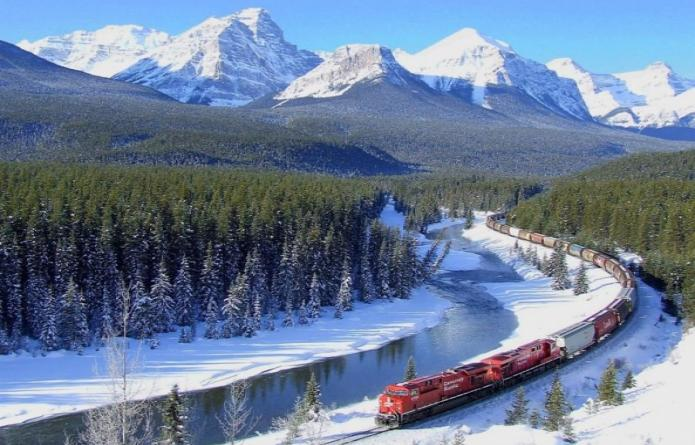
%> input picture clases/Clase2_Introducción/imagen.jpg, 695 x 445 px
$ octave --eval "result = colores(imread('../Clase2_Introducción/imagen.jpg'));"   (GNU Octave 9; MATLAB toolbox functions it lacks are replaced by stand-ins)
%> lines starting %> are read from the running program, lines starting %| are printed output that depends on the picture
### clases/Clase8_PlacaCarro/normaliza.m
function d = normaliza(c)

c = double(c);
c = c/max(c(:))*255;
d = uint8(c);
end

### clases/Clase8_PlacaCarro/colores.m
function [b1,y,s,r,k,b] = colores(a)

[fil, col, cap] = size (a);
%> fil = 445; col = 695; cap = 3
if cap == 1; return; end
a1 = reshape(a,[fil, col*cap]);
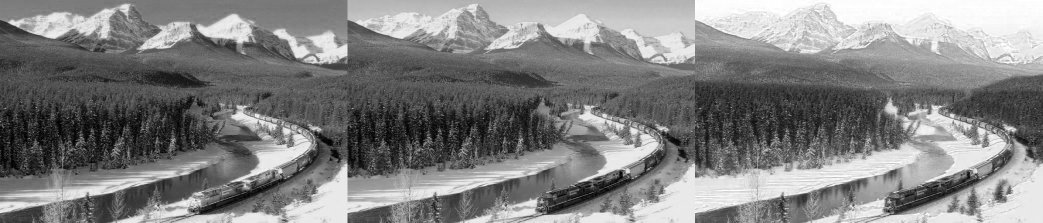
%> a1: size 445x2085 uint8 (shown at 1/2 size); min 0, max 255, mean 129.3
r = a(:,:,1);
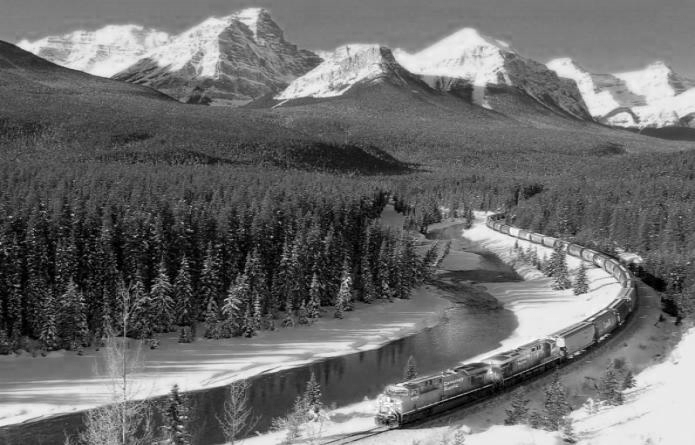
%> r: size 445x695 uint8; min 0, max 255, mean 108.1
a2 = rgb2hsv(a);
%> a2: size 445x695x3 double; mean H, S, V 0.546, 0.341, 0.614
a2 = normaliza (a2);
%> in normaliza, `c = c/max(c(:))*255;`: c: size 445x695x3 double; mean H, S, V 139.3, 86.8, 156.6
%> in normaliza, `d = uint8(c);`: d: size 445x695x3 uint8; mean H, S, V 139.3, 86.9, 156.6
s = a2(:,:,2);
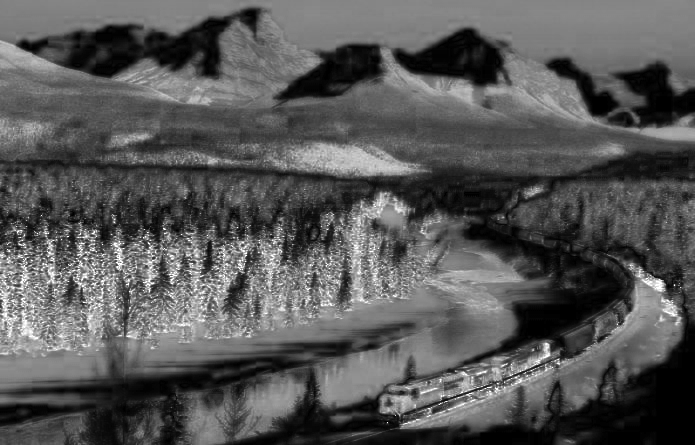
%> s: size 445x695 uint8; min 0, max 255, mean 86.9
a2 = reshape (a2,[fil, col*cap]);
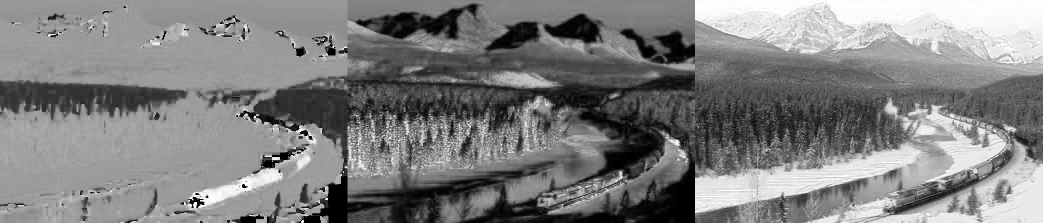
%> a2: size 445x2085 uint8 (shown at 1/2 size); min 0, max 255, mean 127.6
%> (the run ends here)
